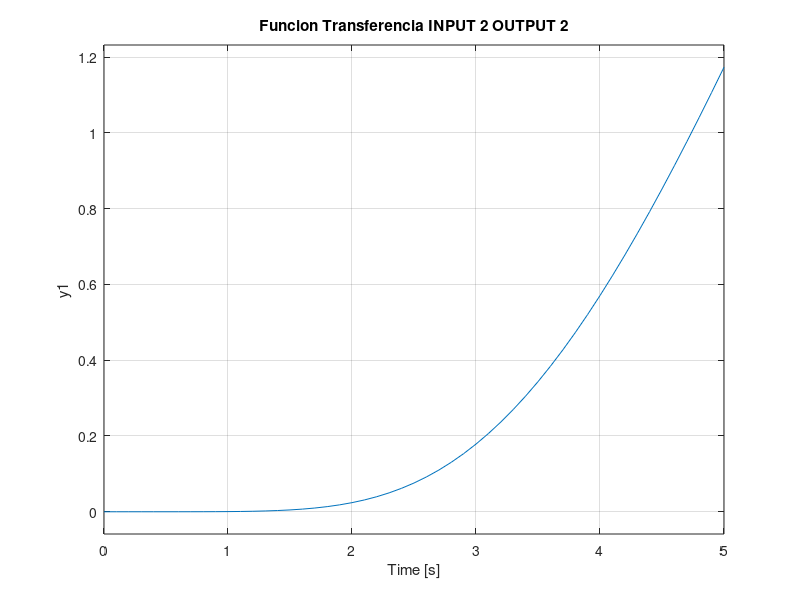

Reproduce this figure in MATLAB.
clc,clear;

% MIMO system
% define SISO systems
sys00=tf([1 0],[ 1 2 4 ]);
sys11=tf([-86.41],[15 0.37]);
sys12=tf([-0.05445],[1 0.524667 0.0873333 0.00185]);
sys21=tf([29324.85 327.75],[15 0.37]);
sys22=tf([0.25535],[1 0.524667 0.0873333 0.00185]);

% compose MIMO system
sys=[sys11 sys12;
     sys21 sys22];
[a,b,c,d]=tf2ss(sys);
%Q =c'*c;
Q=eye(4,4);
R=0.1*eye(2,2);
[G, ~, ~]=lqr(sys,Q,R)

Q1=eye(4,4);
R1=[0.01 0 ; 0 0.01];
[H, ~, ~] = lqe(sys,Q1,R1)


%cONTROLADOR k(S)

K11=[a-b*G];  % 4X4
K12=[-b*G];    %4X4
K21=[H*c]; %4x4
K22=[a-H*c-b*G];   %2x2

AK=[K11 K12;K21 K22];   %8x8
BK=[zeros(4,2);-H];     %8x2
CK=[c zeros(2,4)];     %2x8
DK=[0 0;0 0];
% % % % % % % % % % % % % % % 
sysK=ss(AK,BK,CK,DK);


OL=sysK*sys;

CL=OL*inv(eye(2,2)+OL);
t=(0:0.1:10);
[NC DC]=ss2tf(CL);
TF1=tf(NC(1,1),DC(1,1));
TF2=tf(NC(1,2),DC(1,2));
TF3=tf(NC(2,1),DC(2,1));
TF4=tf(NC(2,2),DC(2,2));
t=[0:0.1:5];

subplot(2,2,1)
step(TF1,t)
title('Funcion Transferencia INPUT 1 OUTPUT 1')
subplot(2,2,2)
step(TF2,t)
title('Funcion Transferencia INPUT 1 OUTPUT 2')
subplot(2,2,3)
step(TF3,t)
title('Funcion Transferencia INPUT 2 OUTPUT 1')
subplot(2,2,4)
step(TF4,t)
title('Funcion Transferencia INPUT 2 OUTPUT 2')








